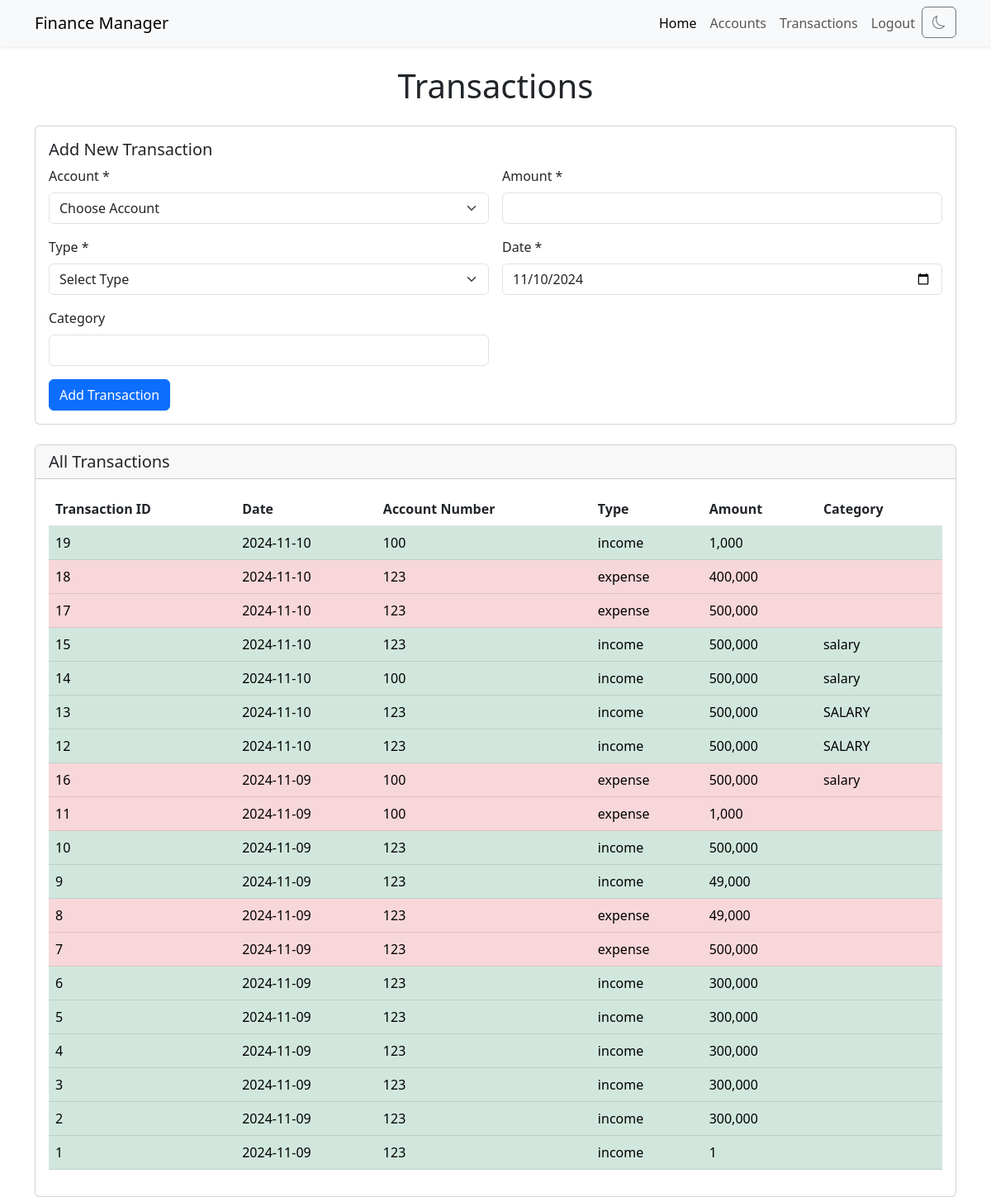
The page /transactions (signed in) on the database its author committed.
### app.py (models this page shows, shortened)
class TransactionsTable(db.Model):
    __tablename__ = 'transactions'
    tno = db.Column(db.Integer, primary_key = True, autoincrement = True)
    userid = db.Column(db.Integer, db.ForeignKey("users.id", ondelete='CASCADE'), nullable = False)
    date = db.Column(db.String, nullable = False)
    accno = db.Column(db.Integer, db.ForeignKey("accounts.accno"), nullable = False)
    type = db.Column(db.String, nullable = False)
    amount = db.Column(db.Integer, nullable = False)
    category = db.Column(db.String)

### app.py (the view, shortened to what this page needs)
@app.route('/transactions', methods = ["GET", "POST"])
@login_required
def transactions():
    form = TransactionForm()
    transactions = TransactionsTable.query.filter_by(userid=current_user.id).order_by(TransactionsTable.date.desc(), TransactionsTable.tno.desc()).all()
    form.account_number.choices = [('', "Choose Account")] + [(i.accno, f"{i.accno} - {i.bank}") for i in AccountsTable.query.filter_by(userid=current_user.id).all()]
    return render_template('transactions.html', form=form, transactions=transactions)

### app.py
class TransactionForm(FlaskForm):
    account_number = SelectField("Account Number", validators=[InputRequired()])
    amount = IntegerField('Amount', validators=[InputRequired()])
    type = SelectField('Type', choices=[('', "Select Type"), ('expense', "Expenditure"), ('income', "Income")],validators=[InputRequired()])
    date = DateField('Date', default=datetime.today(), validators=[InputRequired()])
    category = StringField('Category')
    submit = SubmitField('Add Transaction')

### app.py (called while the page is built)
@login_manager.user_loader
def load_user(user_id):
    return UsersTable.query.get(int(user_id))

### templates/transactions.html (shortened to what this page needs)
{% extends "layout.html" %}
{% block content %}
<div class="container mt-4">
    <h1 class="mb-4 text-center">Transactions</h1>
    <div class="card mb-4">
        <div class="card-body">
            <h5 class="card-title">Add New Transaction</h5>
            <form id="addTransactionForm" class="row g-3" method="POST">
                <div class="col-md-6">
                    <label for="transactionAccount" class="form-label">Account *</label>
                    {{ form.account_number(class="form-select", id="transactionAccount") }}
                </div>
                <div class="col-md-6">
                    <label for="transactionAmount" class="form-label">Amount *</label>
                    {{ form.amount(class="form-control", id="transactionAmount") }}
                </div>
                <div class="col-md-6">
                    <label for="transactionType" class="form-label">Type *</label>
                    {{ form.type(class="form-select", id="transactionType") }}
                </div>
                <div class="col-md-6">
                    <label for="transactionDate" class="form-label">Date *</label>
                    {{ form.date(class="form-control", id="transactionDate") }}
                </div>
                <div class="col-md-6">
                    <label for="transactionCategory" class="form-label">Category</label>
                    {{ form.category(class="form-control", id="transactionCategory") }}
                </div>
                <div class="col-12">
                    {{ form.submit(class="btn btn-primary") }}
                </div>
            </form>
        </div>
    </div>
    <div class="card">
        <div class="card-header">
            <h5 class="card-title mb-0">All Transactions</h5>
        </div>
        <div class="card-body">
            {% if transactions %}
            <table id="transactionsTable" class="table">
                <thead>
                    <tr>
                        <th scope="col">Transaction ID</th>
                        <th scope="col">Date</th>
                        <th scope="col">Account Number</th>
                        <th scope="col">Type</th>
                        <th scope="col">Amount</th>
                        <th scope="col">Category</th>
                    </tr>
                </thead>
                <tbody>
                    {% for transaction in transactions %}
                    {% if transaction.type == 'income' %}
                        <tr class="table-success">
                    {% else %}
                        <tr class="table-danger">
                    {% endif %}
                            <td>{{transaction.tno}}</td>
                            <td>{{transaction.date}}</td>
                            <td>{{transaction.accno}}</td>
                            <td>{{transaction.type}}</td>
                            <td>{{"{:,}".format(transaction.amount)}}</td>
                            <td>{{transaction.category}}</td>
                        </tr>
                    {% endfor %}
                </tbody>
            </table>
            {% else %}
            <div class="alert alert-info" role="info">
                <i class="fas fa-exclamation-circle"></i> &nbsp; No transactions yet.
            </div>
            {% endif %}
        </div>
    </div>
</div>
{% endblock %}

### rows shown on the page
TransactionsTable: amount "1,000"
TransactionsTable: amount "400,000"
TransactionsTable: amount "500,000"
TransactionsTable: amount "500,000"
TransactionsTable: amount "500,000"
TransactionsTable: amount "500,000"
TransactionsTable: amount "500,000"
TransactionsTable: amount "500,000"
TransactionsTable: amount "1,000"
TransactionsTable: amount "500,000"
TransactionsTable: amount "49,000"
TransactionsTable: amount "49,000"
TransactionsTable: amount "500,000"
TransactionsTable: amount "300,000"
TransactionsTable: amount "300,000"
TransactionsTable: amount "300,000"
TransactionsTable: amount "300,000"
TransactionsTable: amount "300,000"
TransactionsTable: amount "1"
